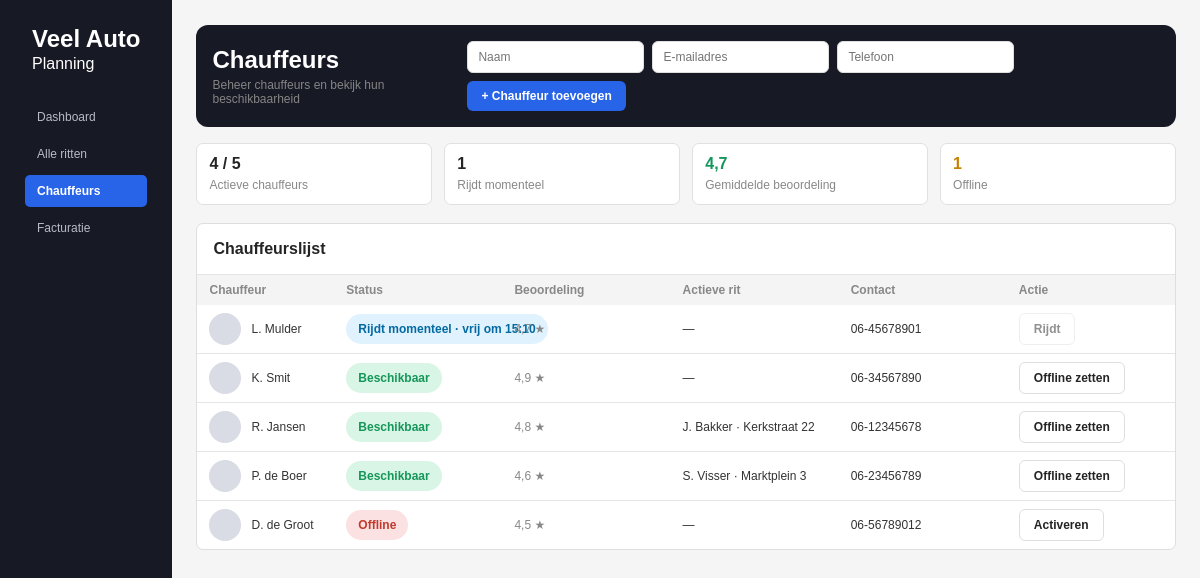
The page /chauffeur.php on the database its author committed.
### tables this page shows
CREATE TABLE `chauffeurs` (
    `id` INT UNSIGNED NOT NULL AUTO_INCREMENT,
    `naam` VARCHAR(100) NOT NULL,
    `email` VARCHAR(150) NOT NULL,
    `wachtwoord` VARCHAR(255) NOT NULL,
    `telefoon` VARCHAR(20) NULL,
    `status` ENUM('beschikbaar', 'rijdt', 'offline') NOT NULL DEFAULT 'offline',
    `beschikbaar_vanaf` DATETIME NULL COMMENT 'Verwacht vrij-tijdstip wanneer status = rijdt',
    `rating` DECIMAL(2,1) NOT NULL DEFAULT 5.0,
    `created_at` TIMESTAMP NOT NULL DEFAULT CURRENT_TIMESTAMP,
    PRIMARY KEY (`id`),
    UNIQUE KEY `uq_chauffeurs_email` (`email`)
);

CREATE TABLE `ritten` (
    `id` INT UNSIGNED NOT NULL AUTO_INCREMENT,
    `klant_id` INT UNSIGNED NOT NULL,
    `chauffeur_id` INT UNSIGNED NULL,
    `ophaaladres` VARCHAR(255) NOT NULL,
    `bestemming` VARCHAR(255) NOT NULL,
    `datum_tijd` DATETIME NOT NULL,
    `aantal_personen` TINYINT UNSIGNED NOT NULL DEFAULT 1,
    `status` ENUM('nieuw', 'toegewezen', 'onderweg', 'voltooid', 'geannuleerd') NOT NULL DEFAULT 'nieuw',
    `prijs` DECIMAL(8,2) NULL,
    `opmerking` TEXT NULL,
    `created_at` TIMESTAMP NOT NULL DEFAULT CURRENT_TIMESTAMP,
    `updated_at` TIMESTAMP NOT NULL DEFAULT CURRENT_TIMESTAMP ON UPDATE CURRENT_TIMESTAMP,
    PRIMARY KEY (`id`),
    KEY `idx_ritten_status` (`status`),
    KEY `idx_ritten_datum_tijd` (`datum_tijd`),
    CONSTRAINT `fk_ritten_klant` FOREIGN KEY (`klant_id`) REFERENCES `klanten` (`id`)
        ON UPDATE CASCADE ON DELETE RESTRICT,
    CONSTRAINT `fk_ritten_chauffeur` FOREIGN KEY (`chauffeur_id`) REFERENCES `chauffeurs` (`id`)
        ON UPDATE CASCADE ON DELETE SET NULL
);

CREATE TABLE `klanten` (
    `id` INT UNSIGNED NOT NULL AUTO_INCREMENT,
    `naam` VARCHAR(100) NOT NULL,
    `email` VARCHAR(150) NOT NULL,
    `wachtwoord` VARCHAR(255) NOT NULL,
    `telefoon` VARCHAR(20) NULL,
    `adres` VARCHAR(255) NULL,
    `created_at` TIMESTAMP NOT NULL DEFAULT CURRENT_TIMESTAMP,
    PRIMARY KEY (`id`),
    UNIQUE KEY `uq_klanten_email` (`email`)
);

### chauffeur.php (the view, shortened to what this page needs)
<?php
require __DIR__ . '/includes/helpers.php';
$db = getDb();
$actieveChauffeurs = (int) $db->query("SELECT COUNT(*) FROM chauffeurs WHERE status IN ('beschikbaar', 'rijdt')")->fetchColumn();
$totaalChauffeurs = (int) $db->query('SELECT COUNT(*) FROM chauffeurs')->fetchColumn();
$rijdtMomenteel = (int) $db->query("SELECT COUNT(*) FROM chauffeurs WHERE status = 'rijdt'")->fetchColumn();
$gemBeoordeling = (float) $db->query('SELECT AVG(rating) FROM chauffeurs')->fetchColumn();
$offline = (int) $db->query("SELECT COUNT(*) FROM chauffeurs WHERE status = 'offline'")->fetchColumn();
$chauffeurs = $db->query("
    SELECT c.id, c.naam, c.email, c.telefoon, c.status, c.beschikbaar_vanaf, c.rating,
           k.naam AS klant_naam, r.ophaaladres, r.status AS rit_status
    FROM chauffeurs c
    LEFT JOIN ritten r ON r.chauffeur_id = c.id AND r.status IN ('toegewezen', 'onderweg')
    LEFT JOIN klanten k ON k.id = r.klant_id
    ORDER BY FIELD(c.status, 'rijdt', 'beschikbaar', 'offline'), c.rating DESC
")->fetchAll();
?>
<!DOCTYPE html>
<html lang="nl">
<head>
    <link rel="stylesheet" href="css/style.css">
    <link rel="stylesheet" href="css/dashboard.css">
    <link rel="stylesheet" href="css/chauffeur.css">
</head>
<body>
<div class="layout">
    <aside>
        <div class="brand">
            Veel Auto
            <span>Planning</span>
        </div>
        <nav>
            <a href="dashboard.php">Dashboard</a>
            <a href="ritten.php">Alle ritten</a>
            <a href="chauffeur.php" class="active">Chauffeurs</a>
            <a href="facturen.php">Facturatie</a>
        </nav>
    </aside>
    <main>
        <div class="page-header">
            <div>
                <h1>Chauffeurs</h1>
                <p>Beheer chauffeurs en bekijk hun beschikbaarheid</p>
            </div>
            <form class="inline-form" method="post">
                <input type="text" name="naam" placeholder="Naam" required>
                <input type="email" name="email" placeholder="E-mailadres" required>
                <input type="text" name="telefoon" placeholder="Telefoon">
                <button type="submit" name="add_chauffeur" value="1" class="btn btn-primary">+ Chauffeur toevoegen</button>
            </form>
        </div>
        <section class="stats">
            <div class="stat-card">
                <strong><?= $actieveChauffeurs ?> / <?= $totaalChauffeurs ?></strong>
                <span>Actieve chauffeurs</span>
            </div>
            <div class="stat-card">
                <strong><?= $rijdtMomenteel ?></strong>
                <span>Rijdt momenteel</span>
            </div>
            <div class="stat-card green">
                <strong><?= number_format($gemBeoordeling, 1, ',', '') ?></strong>
                <span>Gemiddelde beoordeling</span>
            </div>
            <div class="stat-card orange">
                <strong><?= $offline ?></strong>
                <span>Offline</span>
            </div>
        </section>
        <section class="table-card">
            <div class="table-title">
                Chauffeurslijst
            </div>
            <div class="table-wrapper">
                <table>
                    <thead>
                        <tr>
                            <th>Chauffeur</th>
                            <th>Status</th>
                            <th>Beoordeling</th>
                            <th>Actieve rit</th>
                            <th>Contact</th>
                            <th>Actie</th>
                        </tr>
                    </thead>
                    <tbody>
                        <?php foreach ($chauffeurs as $c): ?>
                        <tr>
                            <td>
                                <div class="driver-cell">
                                    <span class="avatar"></span>
                                    <?= e($c['naam']) ?>
                                </div>
                            </td>
                            <td><?= chauffeurStatusBadge($c['status'], $c['beschikbaar_vanaf']) ?></td>
                            <td><?= number_format((float) $c['rating'], 1, ',', '') ?> ★</td>
                            <td><?= $c['klant_naam'] ? e($c['klant_naam']) . ' · ' . e($c['ophaaladres']) : '—' ?></td>
                            <td><?= e($c['telefoon']) ?></td>
                            <td>
                                <form method="post" style="display:inline">
                                    <?php if ($c['status'] === 'offline'): ?>
                                        <button type="submit" name="toggle_status" value="1" class="btn btn-outline">Activeren</button>
                                    <?php elseif ($c['status'] === 'beschikbaar'): ?>
                                        <button type="submit" name="toggle_status" value="1" class="btn btn-outline">Offline zetten</button>
                                    <?php else: ?>
                                        <span class="btn btn-outline" style="opacity:.5;cursor:default;">Rijdt</span>
                                    <?php endif; ?>
                                </form>
                            </td>
                        </tr>
                        <?php endforeach; ?>
                    </tbody>
                </table>
            </div>
        </section>
    </main>
</div>
</body>
</html>

### includes/helpers.php (shortened to what this page needs)
<?php
function e(?string $value): string
{
    return htmlspecialchars($value ?? '', ENT_QUOTES, 'UTF-8');
}
function chauffeurStatusBadge(string $status, ?string $beschikbaarVanaf = null): string
{
    if ($status === 'beschikbaar') {
        return '<span class="status completed">Beschikbaar</span>';
    }
    if ($status === 'rijdt') {
        $extra = $beschikbaarVanaf ? ' · vrij om ' . (new DateTime($beschikbaarVanaf))->format('H:i') : '';
        return '<span class="status ongoing">Rijdt momenteel' . $extra . '</span>';
    }
    return '<span class="status cancelled">Offline</span>';
}

### css/style.css (style rules this page uses)
:root { --dark: #111827; --blue: #2563eb; --blue-dark: #1d4ed8; --bg: #f8fafc; --text: #111827; --muted: #6b7280; }
* { box-sizing: border-box; }
body { margin: 0; font-family: -apple-system, BlinkMacSystemFont, "Segoe UI", Roboto, Arial, sans-serif; color: var(--text); background: var(--bg); }

### css/dashboard.css (style rules this page uses)
:root { --dark: #171925; --blue: #2864e8; --background: #f5f5f5; --white: #ffffff; --border: #dedede; --text: #242424; --muted: #858585; --green: #15965a; --orange: #c68100; }
* { box-sizing: border-box; margin: 0; padding: 0; }
body { font-family: Arial, Helvetica, sans-serif; background: var(--background); color: var(--text); min-height: 100vh; }
.layout { display: flex; min-height: 100vh; }
aside { display: flex; flex-direction: column; width: fit-content; min-width: 170px; padding: 25px 25px; background: var(--dark); color: #fff; }
.brand { font-size: 24px; font-weight: 700; margin: 0 7px 28px; }
.brand span { display: block; font-size: 16px; font-weight: 400; margin-top: 2px; }
nav { display: flex; flex-direction: column; gap: 5px; }
nav a { display: block; padding: 9px 12px; color: #b9bbc5; text-decoration: none; font-size: 12px; border-radius: 5px; transition: 0.2s ease; }
nav a.active { color: #fff; background: var(--blue); font-weight: 600; }
main { flex: 1; padding: 25px 24px; max-width: 100%; }
.page-header { display: flex; align-items: center; justify-content: space-between; padding: 16px; margin-bottom: 16px; border-radius: 12px; background: var(--dark); color: #fff; }
.page-header h1 { font-size: 24px; line-height: 1.2; margin-bottom: 4px; }
.page-header p { color: #858585; font-size: 12px; }
.stats { display: grid; grid-template-columns: repeat(4, 1fr); gap: 12px; margin-bottom: 18px; }
.stat-card { min-height: fit-content; background: var(--white); border: 1px solid #e0e0e0; border-radius: 7px; padding: 12px; display: flex; flex-direction: column; justify-content: center; }
.stat-card strong { font-size: 16px; line-height: 1; margin-bottom: 6px; }
.stat-card span { color: #888; font-size: 12px; }
.stat-card.green strong { color: var(--green); }
.stat-card.orange strong { color: var(--orange); }
.table-card { background: #fff; border: 1px solid #dedede; border-radius: 7px; overflow: hidden; }
.table-title { display: flex; align-items: center; justify-content: start; padding: 16px; font-size: 16px; font-weight: 700; border-bottom: 1px solid #e5e5e5; }
.table-wrapper { overflow-x: auto; }
table { width: 100%; border-collapse: collapse; table-layout: fixed; }
thead { background: #f4f4f4; }
th { color: #888; font-size: 12px; font-weight: 600; text-align: left; padding: 8px 12px; }
td { padding: 8px 12px; border-bottom: 1px solid #e5e5e5; font-size: 12px; color: #333; white-space: nowrap; }
tbody tr:last-child td { border-bottom: none; }
td:nth-child(3), td:nth-child(6) { color: #888; }
.status { display: inline-block; padding: 8px 12px; border-radius: 20px; font-size: 12px; font-weight: 600; }
th:nth-child(1), td:nth-child(1) { width: 14%; }
.btn { display: inline-flex; align-items: center; justify-content: center; border: none; border-radius: 6px; padding: 8px 14px; font-size: 12px; font-weight: 600; font-family: inherit; cursor: pointer; white-space: nowrap; }
.btn-primary { background: var(--blue); color: #fff; }
.btn-outline { background: #fff; border: 1px solid var(--border); color: var(--text); }
.status.completed { background: #d9f5e5; color: var(--green); }
.status.cancelled { background: #fbe1e1; color: #c0392b; }
.status.ongoing { background: #e0f2fe; color: #0369a1; }
.driver-cell { display: flex; align-items: center; gap: 10px; }
.avatar { width: 32px; height: 32px; min-width: 32px; border-radius: 50%; background: #d9dbe5; }
.inline-form { display: flex; gap: 8px; flex-wrap: wrap; }
.inline-form input { border: 1px solid var(--border); border-radius: 6px; padding: 8px 10px; font-size: 12px; font-family: inherit; }

### rows shown on the page
chauffeurs: naam "L. Mulder", beschikbaar_vanaf "· vrij om 15:10", rating "4,7", telefoon "06-45678901", status "Rijdt"
chauffeurs: naam "K. Smit", status "Beschikbaar", rating "4,9", telefoon "06-34567890"
ritten: chauffeur.naam "R. Jansen", shows "Beschikbaar", chauffeur.rating "4,8", klant.naam "J. Bakker", ophaaladres "Kerkstraat 22", chauffeur.telefoon "06-12345678", shows "Offline zetten"
ritten: chauffeur.naam "P. de Boer", shows "Beschikbaar", chauffeur.rating "4,6", klant.naam "S. Visser", ophaaladres "Marktplein 3", chauffeur.telefoon "06-23456789", shows "Offline zetten"
chauffeurs: naam "D. de Groot", rating "4,5", telefoon "06-56789012", status "Activeren"

### other values the page prints
$actieveChauffeurs "4"
$totaalChauffeurs "5"
$rijdtMomenteel "1"
$gemBeoordeling "4,7"
$offline "1"
